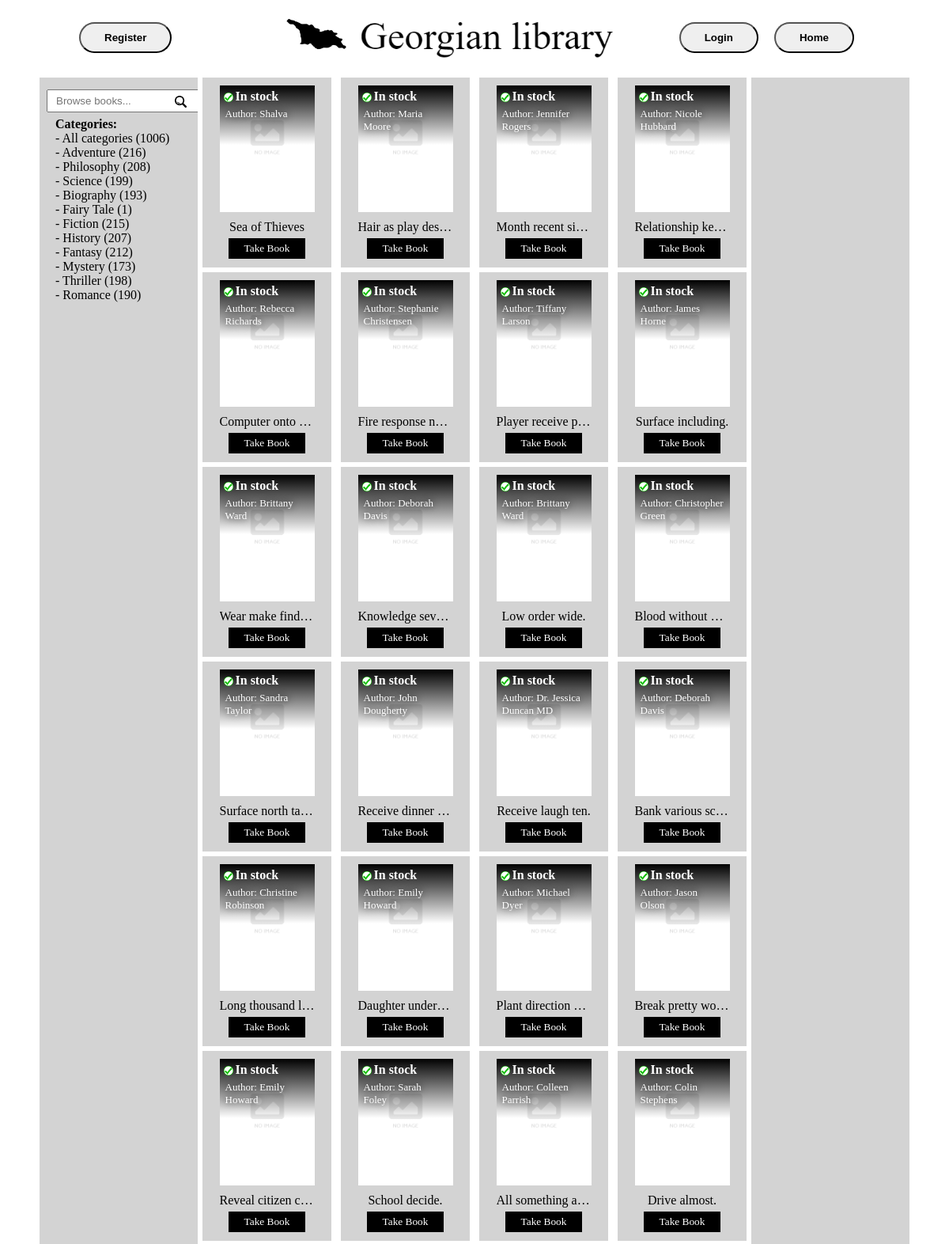
/?category=1 (upper part), run on the app's committed database.
### library/models.py (models this page shows, shortened)
class Category(models.Model):
    name = models.CharField('Name', max_length=63)
    class Meta:
        verbose_name = 'Category'
        verbose_name_plural = 'Categories'

class Book(models.Model):
    title = models.CharField('Title', max_length=63)
    author = models.ForeignKey(Author, on_delete=models.CASCADE, null=True)
    category = models.ManyToManyField(Category, blank=False)
    cover = models.ImageField(upload_to='media/', blank=True)
    stock = models.IntegerField(default=0)
    times_taken = models.IntegerField(default=0)
    class Meta:
        verbose_name = 'Book'
        verbose_name_plural = 'Books'

class Author(models.Model):
    name = models.CharField('Name', max_length=63)
    class Meta:
        verbose_name = 'Author'
        verbose_name_plural = 'Authors'
    def __str__(self):
        return self.name

### library/views.py (the view, shortened to what this page needs)
# urls.py: path('', BookListView.as_view(), name='home'),
class BookListView(ListView):
    model = Book
    template_name = 'library/home.html'
    context_object_name = 'books'
    paginate_by = 44
    def get_queryset(self):
        queryset = Book.objects.all()
        category_id = self.request.GET.get('category')
        if category_id:
            queryset = queryset.filter(category__id=category_id)
        return queryset
    def get_context_data(self, **kwargs):
        context = super().get_context_data(**kwargs)
        context['categories'] = Category.objects.annotate(book_count=Count('book'))
        context['all_book_count'] = Book.objects.count()
        context['selected_category'] = self.request.GET.get('category')
        return context

### library/context_processors.py (called while the page is built)
def categories_processor(request):
    categories = Category.objects.annotate(book_count=Count('book'))
    all_book_count = Book.objects.count()
    return {'categories': categories, 'all_book_count': all_book_count}

### library/templates/library/home.html (shortened to what this page needs)
{% load static %}
<!DOCTYPE html>
<html lang="en">
<head>
    <link rel="stylesheet" type="text/css" href="{% static 'library/css/main.css' %}">
</head>
<body>
    <div class="header">
        <a href="{% url 'home' %}">
            <div class="logo">
                <img rel="stylesheet" class="georgia_logo" src="{% static 'library/images/georgia.png' %}" alt="Home page" draggable="false">
                <img src="{% static 'library/images/logo_text.png' %}" alt="Home page" class="logo_text" draggable="false">
            </div>
        </a>
        <a href="{% url 'home' %}">
            <button class="home_button">
                Home
            </button>
        </a>
        {% if not user.is_authenticated %}
            <a href="{% url 'users:login' %}">
                <button class="login_button">
                    Login
                </button>
            </a>
            <a href="{% url 'users:register' %}">
                <button class="register_button">
                    Register
                </button>
            </a>
        {% endif %}
    </div>
    <div class="content">
        <form action="{% url 'search_results' %}" method="GET" class="search_bar">
            <input type="text" class="search_field" name="q" placeholder="Browse books...">
            <button type="submit" class="search_button">
                <img src="{% static 'library/images/search.png' %}" alt="" class="search_icon" draggable="false">
            </button>
        </form>
        <div class="categories">
            Categories: <br/>
            <a href="{% url 'home' %}" style="font-weight: normal">
                - All categories ({{ all_book_count }})
            </a><br/>
            {% for category in categories %}
                <a href="{% url 'home' %}?category={{ category.id }}" style="font-weight: normal">
                    - {{ category.name }} ({{ category.book_count }})
                </a><br/>
            {% endfor %}
        </div>
        <div class="books">
            {% block content %}
                {% for book in books %}
                    <a href="{% url 'book_detail' book.id%}">
                    <div class="book">
                    <div class="book_cover">
                        {% if book.cover %}
                            <img src="{{ book.cover.url }}" alt="{{ book.title }}" class="book_cover_icon" draggable="false">
                        {% else %}
                            <img src="{% static 'library/images/no-image.png' %}" alt="{{ book.title }}" class="no_book_cover_icon" draggable="false">
                        {% endif %}
                        {% if book.stock > 0 %}
                            <div class="in_stock">
                            <img class="in_stock_icon" src="{% static 'library/images/in_stock.png' %}" alt="">
                                In stock
                            </div>
                        {% else %}
                            <div class="out_of_stock">
                            <img class="out_of_stock_icon" src="{% static 'library/images/out_of_stock.png' %}" alt="">
                                Out of stock
                            </div>
                        {% endif %}
                        <br/>
                        <div class="author">
                            Author: {{ book.author }}
                        </div>
                    </div>
                    <div class="book_title">
                        {{ book.title }}
                    </div>
                    {% if book.stock > 0 %}
                        {% if user.is_authenticated and book in user.taken_books.all %}
                            <button disabled class="already_taken_button" id="take_book">Already Taken</button>
                        {% else %}
                            <form method="POST" action="{% url 'users:take_book' book.id %}">
                                <button type="submit" class="take_button" id="take_book">Take Book</button>
                            </form>
                        {% endif %}
                    {% endif %}
                    </div>
                    </a>
                {% endfor %}
            {% endblock %}
        </div>
    </div>
</body>
</html>

### static/library/css/main.css (style rules this page uses)
a { text-decoration: none; color: black; }
.logo { position: absolute; margin-left: 260px; top: -5px; }
.georgia_logo { height: 80px; }
.logo_text { height: 68px; }
.header { position: relative; display: block; margin: auto; width: 1000px; height: 10vh; }
.login_button, .logout_button, .home_button { float: right; display: block; padding: 10px 30px; border-radius: 20px; font-weight: bold; margin-top: 20px; margin-right: 20px; transition: ease 0.1s; }
.register_button { float: left; display: block; padding: 10px 30px; border-radius: 20px; font-weight: bold; margin-top: 20px; margin-right: 20px; transition: ease 0.1s; }
.content { position: relative; display: block; margin: auto; width: 1100px; height: 360vh; background-color: lightgrey; }
.search_bar { position: relative; }
.search_field { position: absolute; margin: 15px 9px; padding: 5px 10px; }
.search_button { position: absolute; height: 25px; width: 25px; margin: 19px 165px; border: none; background-color: transparent; }
.search_icon { height: 15px; width: 15px; }
.categories { position: absolute; margin: 50px 20px; font-weight: bold; font-family: Calibri; }
.books { position: relative; margin: 10px auto; width: 700px; height: inherit; text-align: center; background-color: white; }
.book { background-color: lightgrey; display: inline-block; float: left; height: 240px; width: calc(700px/4 - 12px); margin: 0px 6px 6px 6px; box-sizing: border-box; vertical-align: top; }
.book_title { font-family: Calibri; margin: auto; width: 120px; white-space: nowrap; overflow: hidden; text-overflow: ellipsis; }
.book_cover { position: relative; margin: 10px auto; width: 120px; height: 160px; background-color: white; background-size: auto 100%; background-position: center; overflow: hidden; }
.no_book_cover_icon { position: absolute; left: 0; max-width: 100%; height: auto; }
.in_stock, .out_of_stock { color: white; position: absolute; text-align: left; width: 100%; height: 10px; left: 0; padding: 5px 20px 60px; font-family: Cambria; font-weight: bold; background-image: linear-gradient(to bottom, black, transparent); }
.out_of_stock_icon, .in_stock_icon { position: absolute; padding: 4px 5px; width: 12px; height: 12px; left: 0; }
.author { position: absolute; font-size: 13px; font-family: Calibri; color: white; padding: 10px 7px; text-align: left; text-shadow: black 0px 0px 10px; }
.take_button { color: white; background-color: black; font-family: Calibri; }
#take_book { padding: 5px 20px; margin-top: 5px; border: 0 solid; transition: ease-out 0.1s; }

### data on the page
Category: name "Adventure", book_count "216"
Category: name "Philosophy", book_count "208"
Category: name "Science", book_count "199"
Category: name "Biography", book_count "193"
Category: name "Fairy Tale", book_count "1"
Category: name "Fiction", book_count "215"
Category: name "History", book_count "207"
Category: name "Fantasy", book_count "212"
Category: name "Mystery", book_count "173"
Category: name "Thriller", book_count "198"
Category: name "Romance", book_count "190"
Book: author "Shalva", title "Sea of Thieves", stock "Take Book"
Book: author "Maria Moore", title "Hair as play des…", stock "Take Book"
Book: author "Jennifer Rogers", title "Month recent si…", stock "Take Book"
Book: author "Nicole Hubbard", title "Relationship ke…", stock "Take Book"
Book: author "Rebecca Richards", title "Computer onto…", stock "Take Book"
Book: author "Stephanie Christensen", title "Fire response n…", stock "Take Book"
Book: author "Tiffany Larson", title "Player receive p…", stock "Take Book"
Book: author "James Horne", title "Surface including.", stock "Take Book"
Book: author "Brittany Ward", title "Wear make find…", stock "Take Book"
Book: author "Deborah Davis", title "Knowledge sev…", stock "Take Book"
Book: author "Brittany Ward", title "Low order wide.", stock "Take Book"
Book: author "Christopher Green", title "Blood without…", stock "Take Book"
Book: author "Sandra Taylor", title "Surface north ta…", stock "Take Book"
Book: author "John Dougherty", title "Receive dinner…", stock "Take Book"
Book: author "Dr. Jessica Duncan MD", title "Receive laugh ten.", stock "Take Book"
Book: author "Deborah Davis", title "Bank various sc…", stock "Take Book"
Book: author "Christine Robinson", title "Long thousand…", stock "Take Book"
Book: author "Emily Howard", title "Daughter under…", stock "Take Book"
Book: author "Michael Dyer", title "Plant direction…", stock "Take Book"
Book: author "Jason Olson", title "Break pretty wo…", stock "Take Book"
Book: author "Emily Howard", title "Reveal citizen c…", stock "Take Book"
Book: author "Sarah Foley", title "School decide.", stock "Take Book"
Book: author "Colleen Parrish", title "All something a…", stock "Take Book"
Book: author "Colin Stephens", title "Drive almost.", stock "Take Book"

### other printed values
{{ all_book_count }} "1006"
